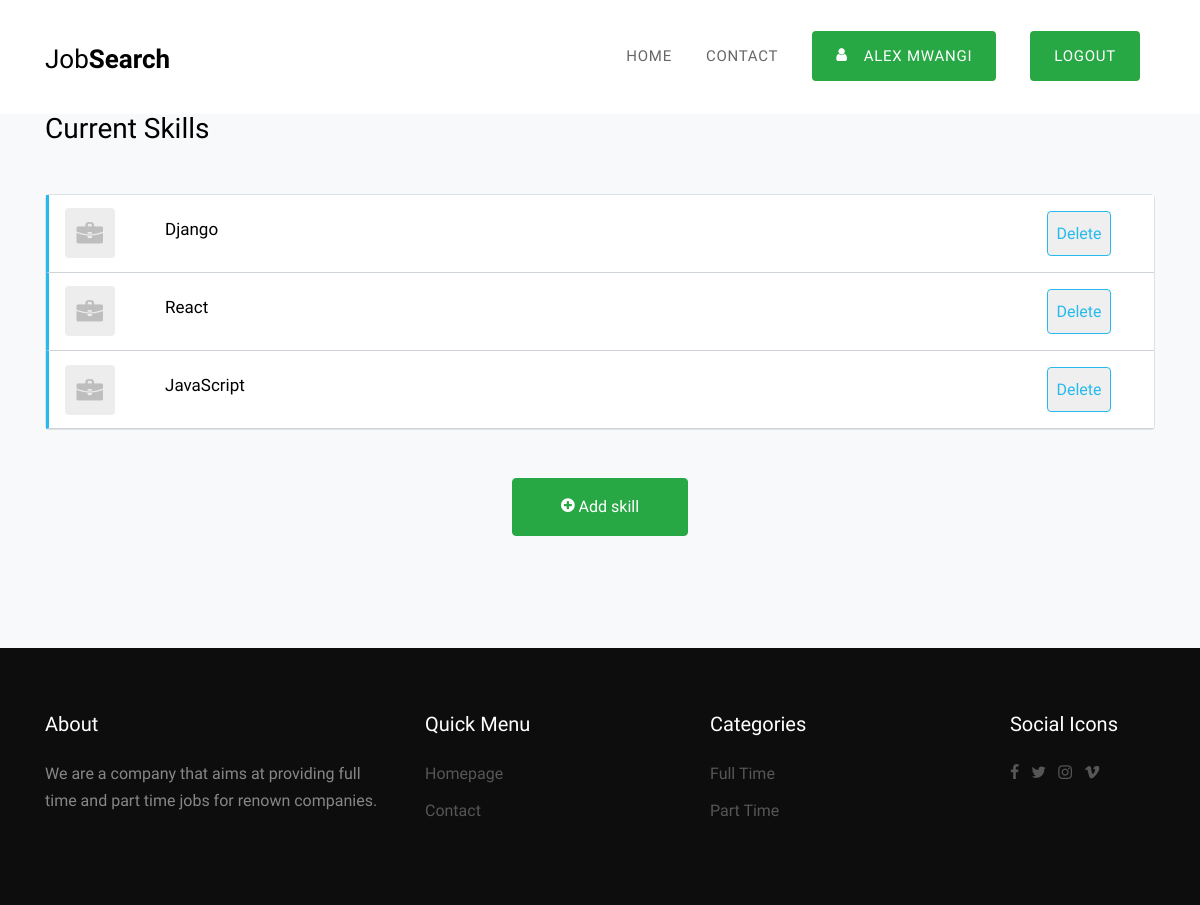
Screenshot of /skills/ (signed in) with the database file from the repository.
### jobsearch_APP/models.py (models this page shows)
class Skill(models.Model):
    user = models.ForeignKey(user_model, on_delete= models.CASCADE)
    skill = models.CharField(max_length= 100)

### jobsearch_APP/views.py (the view, shortened to what this page needs)
# urls.py: path('skills/', skills, name="skills"),
def skills(request):
    return render(request, 'cv/skills.html', {"skill_queryset" : request.user.skill_set.all()})

### templates/cv/skills.html (shortened to what this page needs)
{% extends 'base.html' %}
{% load static %}
{% block content %}
<div class="site-wrap">
{% include 'header.html' %}
<div class="site-section bg-light">
    <div class="container">
      <div class="row">
        <div class="col-md-12 mb-5 mb-md-0" data-aos="fade-up" data-aos-delay="100">
          <h2 class="mb-5 h3">Current Skills</h2>
          <div class="rounded border jobs-wrap">
            {% for skill in skill_queryset %}
            <div class="job-item d-block d-md-flex align-items-center  border-bottom fulltime">
              <div class="company-logo blank-logo text-center text-md-left pl-3">
                <img src="{% static 'jobfinder/images/company_logo_blank.png' %}" alt="Image" class="img-fluid mx-auto">
              </div>
              <div class="job-details h-100">
                <div class="p-3 align-self-center">
                  <h3>{{skill.skill}}</h3>
                </div>
              </div>
              <div class="job-category align-self-center">
                <div class="p-3">
                  <a href="?delete={{skill.id}}"><button class="text-info p-2 rounded border border-info">Delete</button></a>
                </div>
              </div>
            </div>
            {% endfor %}
          </div>
          <div class="col-md-12 text-center mt-5">
            <button class="btn btn-primary rounded py-3 px-5" data-toggle="modal" data-target="#exampleModal"><span class="icon-plus-circle"></span> Add skill</button>
          </div>
        </div>
      </div>
    </div>
  </div>
{% include 'footer.html' %}
</div>
{% endblock content %}

### templates/header.html (shortened to what this page needs)
{% load static %}
<div class="site-navbar-wrap js-site-navbar bg-white">
      <div class="container">
        <div class="site-navbar bg-light">
          <div class="py-1">
            <div class="row align-items-center">
              <div class="col-2">
                <h2 class="mb-0 site-logo"><a href="{% url 'homepage' %}">Job<strong class="font-weight-bold">Search</strong> </a></h2>
              </div>
              <div class="col-10">
                <nav class="site-navigation text-right" role="navigation">
                  <div class="container">
                    <ul class="site-menu js-clone-nav d-none d-lg-block">
                      <li><a href="{% url 'homepage' %}">Home</a></li>
                      <li><a href="{% url 'contact'%}">Contact</a></li>
                      {% if request.user.is_authenticated %}
                        {% if request.user.is_superuser == False %}
                        <li><a href="{% url 'profile' %}" ><span class="bg-primary text-white py-3 px-4 rounded"><span class="icon-user mr-3"></span>{{request.user.username}}</span></a></li>
                        {% endif %}
                        <li><a href="{% url 'logout' %}" ><span class="bg-primary text-white py-3 px-4 rounded">logout</span></a></li>
                      {% else %}
                      <li><a data-toggle="modal" data-target="#exampleModal"><span class="bg-primary text-white py-3 px-4 rounded"><span class="icon-plus mr-3"></span>create account</span></a></li>
                      {% endif %}
                    </ul>
                  </div>
                </nav>
              </div>
            </div>
          </div>
        </div>
      </div>
    </div>

### static/jobfinder/css/style.css (style rules this page uses)
body { line-height: 1.7; color: rgba(0, 0, 0, 0.5); font-weight: 400; font-size: 1rem; font-family: "Roboto Mono", SFMono-Regular, Menlo, Monaco, Consolas, "Liberation Mono", "Courier New", monospace; font-family: "Work Sans", -apple-system, BlinkMacSystemFont, "Segoe UI", Roboto, "Helvetica Neue", Arial, sans-serif, "Apple Color Emoji", "Segoe UI Emoji", "Segoe UI Symbol", "Noto Color Emoji"; }
h1, h2, h3, h4, h5, .h1, .h2, .h3, .h4, .h5 { color: #000; }
a { -webkit-transition: .3s all ease; -o-transition: .3s all ease; transition: .3s all ease; }
.site-wrap:before { -webkit-transition: .3s all ease-in-out; -o-transition: .3s all ease-in-out; transition: .3s all ease-in-out; background: rgba(0, 0, 0, 0.6); content: ""; position: absolute; z-index: 2000; top: 0; left: 0; right: 0; bottom: 0; opacity: 0; visibility: hidden; }
.btn { position: relative; top: 0; }
.site-section { padding: 3em 0; }
@media (min-width: 768px) { .site-section { padding: 7em 0; } }
.site-navbar-wrap { background: #fff !important; position: fixed; z-index: 99; width: 100%; padding: 20px 0; margin-bottom: 113px; left: 0; -webkit-transition: .3s all ease; -o-transition: .3s all ease; transition: .3s all ease; }
.site-navbar-top, .site-navbar { border-bottom: 1px solid rgba(0, 0, 0, 0.1); }
.site-navbar { margin-bottom: 0px; width: 100%; border-bottom: none; background: #fff !important; }
.site-navbar .site-logo { font-weight: 200; }
.site-navbar .site-logo a { font-weight: 200; font-size: 26px; color: #000; }
.site-navbar .site-navigation .site-menu { margin-bottom: 0; }
.site-navbar .site-navigation .site-menu a { text-decoration: none !important; font-size: 15px; display: inline-block; }
.site-navbar .site-navigation .site-menu > li { display: inline-block; padding: 10px 5px; }
.site-navbar .site-navigation .site-menu > li > a { padding: 10px 10px; text-transform: uppercase; letter-spacing: .05em; color: rgba(0, 0, 0, 0.6); font-size: 15px; text-decoration: none !important; }
.site-navbar .site-navigation .site-menu > li:last-child { padding-right: 0; }
.site-navbar .site-navigation .site-menu > li:last-child > a { padding-right: 0; }
.site-mobile-menu .site-nav-wrap { padding: 0; margin: 0; list-style: none; position: relative; }
.site-mobile-menu .site-nav-wrap a { padding: 10px 20px; display: block; position: relative; color: #212529; }
.site-mobile-menu .site-nav-wrap li { position: relative; display: block; }
.site-mobile-menu .site-nav-wrap > li { display: block; position: relative; float: left; width: 100%; }
.site-mobile-menu .site-nav-wrap > li > a { padding-left: 20px; font-size: 20px; }
.jobs-wrap .job-item { display: block; border-bottom: 1px solid #ced4da !important; color: rgba(0, 0, 0, 0.5); background: #fff; position: relative; z-index: 1; }
.jobs-wrap .job-item.fulltime { border-left: 3px solid #26baee; }
.jobs-wrap .job-item .company-logo { -webkit-box-flex: 0; -ms-flex: 0 0 100px; flex: 0 0 100px; }
.jobs-wrap .job-item .company-logo img { max-width: 50px; border-radius: 4px; }
.jobs-wrap .job-item h3 { font-size: 17px; }
.jobs-wrap .job-item .job-details { width: calc(100% - 250px); }
.jobs-wrap .job-item .job-category { -webkit-box-flex: 0; -ms-flex: 0 0 150px; flex: 0 0 150px; text-align: center; }

### rows the page displays
Skill: skill "Django"
Skill: skill "React"
Skill: skill "JavaScript"

### other values shown
{{ request.user.username }} "ALEX MWANGI"
